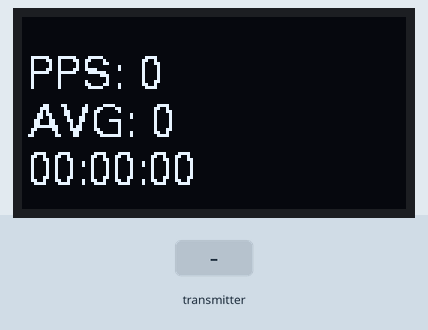
This sketch was run on a simulated Arduino Uno, built with avr-gcc and run on an emulated ATmega328P. On the bench: 128×64 one-colour display. Inputs (shaded band) come from the test bench. No radio packets arrive unless stated.

Above: at 1.2 s.
1.3 s: the transmitter starts sending hours = 0
At 1.88 s:
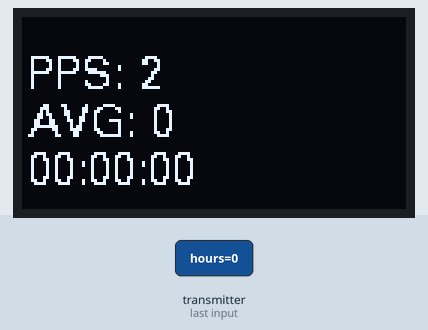
3.5 s: the transmitter starts sending minutes = 0
At 5.3 s:
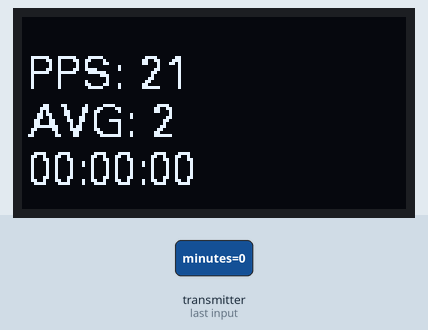
5.6 s: the transmitter starts sending seconds = 0
At 6.5 s:
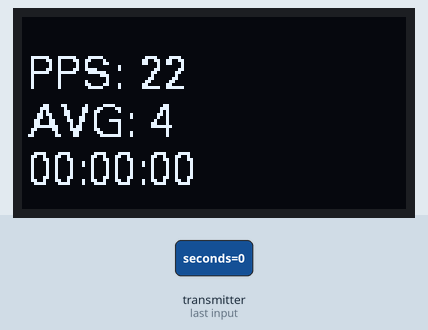
8.6 s: the transmitter starts sending hours = 256
At 9.7 s:
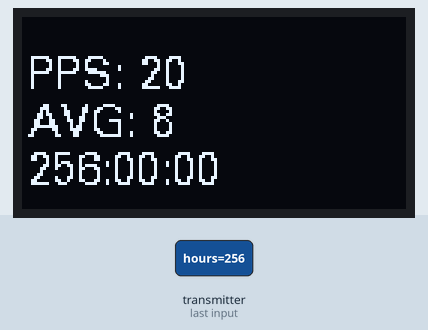
10.8 s: the transmitter starts sending minutes = 256
At 12.2 s:
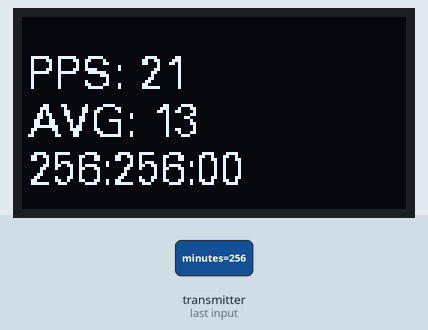
13.1 s: the transmitter starts sending seconds = 256
At 15.9 s:
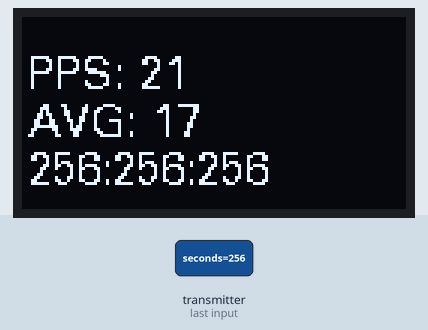
Timing chart, 0 to 17.1 s (numbered marks = the images above; inputs shaded):
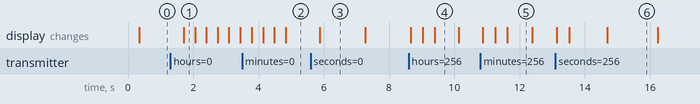

The sketch:

nRFRangeTestRXOLED.ino
```cpp
/*
Simple receiver to display how many packets per second are being received
nRF24L01 library: https://github.com/gcopeland/RF24
I2C OLED screen library: https://github.com/olikraus/u8glib

nRF24L01 connections
 1 - GND
 2 - VCC 3.3V !!! Ideally 3.0v, definitely not 5V
 3 - CE to Arduino pin 9
 4 - CSN to Arduino pin 10
 5 - SCK to Arduino pin 13
 6 - MOSI to Arduino pin 11
 7 - MISO to Arduino pin 12
 8 - UNUSED

OLED connections
 GND - GND
 VCC - VCC
 SDA - Arduino pin A4
 SCL - Arduino pin A5

*/

#include <SPI.h>
#include "U8glib.h"
#include <nRF24L01.h>
#include <RF24.h>

U8GLIB_SSD1306_128X64 u8g(U8G_I2C_OPT_DEV_0|U8G_I2C_OPT_NO_ACK|U8G_I2C_OPT_FAST);	// Fast I2C / TWI

const uint64_t pipeIn =  0xE8E8F0F0E1LL;

RF24 radio(9, 10);

// The sizeof this struct should not exceed 32 bytes
struct PacketData {
  unsigned long hours;
  unsigned long minutes;
  unsigned long seconds;
};

PacketData data;

/**************************************************/

int packetCounts[10];
int packetCountIndex = 0;
int packetCountTotal = 0;

#define AVG_SECONDS 10

int avgs[AVG_SECONDS];
int avgIndex = 0;
unsigned long avgTotal = 0;

void setup()
{
  Serial.begin(115200);
  // Set up radio module
  radio.begin();
  radio.setDataRate(RF24_250KBPS);
  radio.setAutoAck(false);
  radio.openReadingPipe(1,pipeIn);
  radio.startListening();

  u8g.setColorIndex(1);
  u8g.setFont(u8g_font_fur11);

  memset(&data, 0, sizeof(PacketData));
  memset( packetCounts, 0, sizeof(packetCounts) );
  memset( avgs, 0, sizeof(avgs) );
}

unsigned long packetsRead = 0;
unsigned long lastScreenUpdate = 0;
unsigned long lastAvgUpdate = 0;
unsigned long lastRecvTime = 0;
unsigned long drops = 0;

/**************************************************/

void recvData()
{
  while ( radio.available() ) {
    radio.read(&data, sizeof(PacketData));
    packetsRead++;
    lastRecvTime = millis();
  }
}

/**************************************************/

char ppsBuf[16];
char avgBuf[16];
char hmsBuf[16];

void draw() {
  u8g.drawStr( 2, 24, ppsBuf);
  u8g.drawStr( 2, 40, avgBuf);
  u8g.drawStr( 2, 56, hmsBuf);
}

void updateScreen()
{
  unsigned long now = millis();
  if ( now - lastScreenUpdate < 100 )
    return;

  // moving average over 1 second
  packetCountTotal -= packetCounts[packetCountIndex];
  packetCounts[packetCountIndex] = packetsRead;
  packetCountTotal += packetsRead;

  packetCountIndex = (packetCountIndex + 1) % 10;
  packetsRead = 0;

  sprintf(ppsBuf, "PPS: %d", packetCountTotal);
  sprintf(avgBuf, "AVG: %ld", avgTotal / AVG_SECONDS);
  sprintf(hmsBuf, "%02ld:%02ld:%02ld", data.hours, data.minutes, data.seconds);

  u8g.firstPage();
  do {
    draw();
  }
  while( u8g.nextPage() );

  lastScreenUpdate = millis();

  if ( now - lastAvgUpdate >= 1000 ) {
    // moving average of 1 second moving average
    avgTotal -= avgs[avgIndex];
    avgs[avgIndex] = packetCountTotal;
    avgTotal += packetCountTotal;

    avgIndex = (avgIndex + 1) % AVG_SECONDS;
    lastAvgUpdate = millis();
  }
}

/**************************************************/

void loop()
{
  recvData();
  updateScreen();
}
```

Measured:
- after the input at 1.3 s, the display: changes after 0.41 s (image 1)
- what the display in image 3 shows lasts 1.4 s, from 5.9 s to 7.3 s
- what the display in image 4 shows lasts 0.7 s, from 9.4 s to 10.1 s
- what the display in image 5 shows lasts 0.8 s, from 11.6 s to 12.4 s
